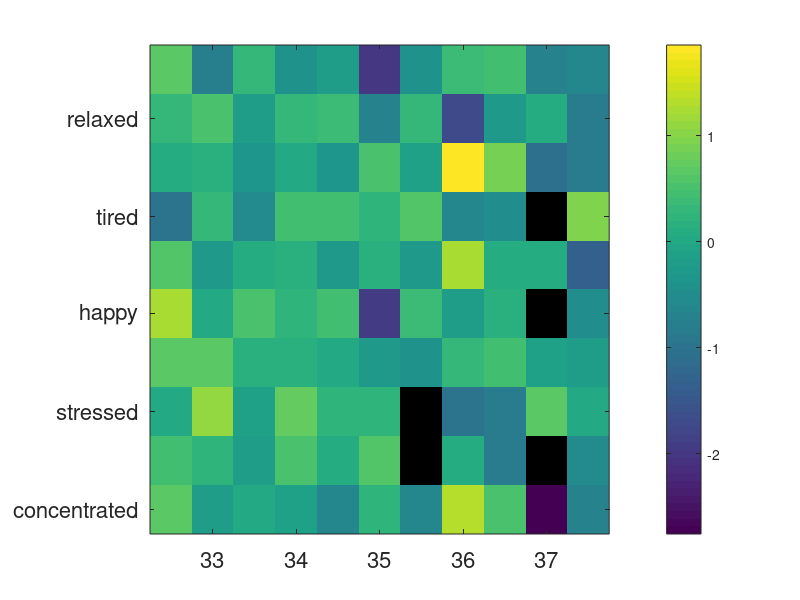
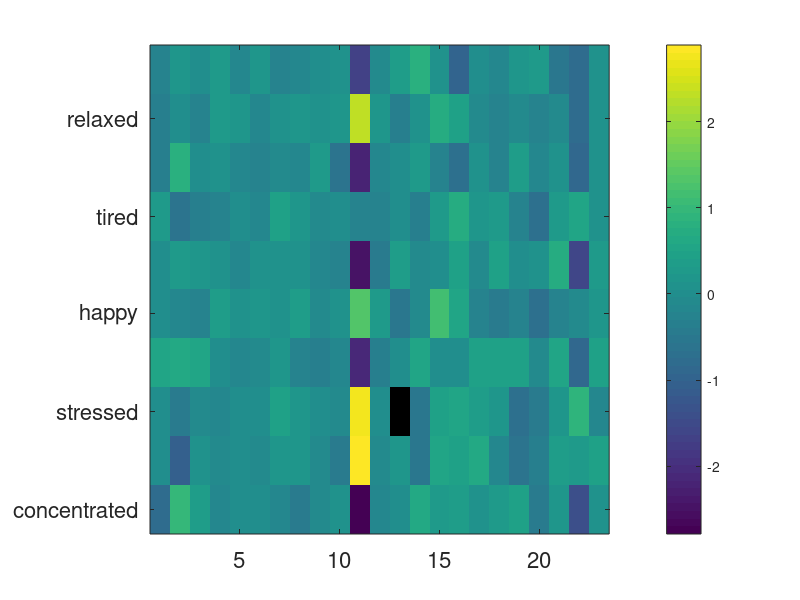

These figures' MATLAB source, in order:
% compare of creative-emotion correlations from esm and drm in both matched
% data and unmatched data
load('mental');
load('match');
load('PandP');
%% compare of creative-emotion correlations from esm and drm in matched data
% calculate individual r
n = length(matched2.idindex);
r_esmcorr = zeros(12,n);
r_drmcorr = zeros(12,n);
for i = 1 : n
    index = find(matched2.id == matched2.idindex(i));
    r_esmcorr(1,i) = matched2.idindex(i);
    r_drmcorr(1,i) = matched2.idindex(i);
    crea_esm = matched2.Q27(index);
    crea_drm = matched2.Q71(index);
    for k = 1 : 11
        eval(['esm = matched2.Q',num2str(k+20),'(index);']);
        eval(['drm = matched2.Q',num2str(k+64),'(index);']);
        r_esmcorr(k+1, i) = corr(crea_esm',esm');
        r_drmcorr(k+1, i) = corr(crea_drm',drm');
    end
end
% pairwised ttest
h_matched = zeros(1, 11);
p_matched = zeros(1, 11);
ci_matched = zeros(2, 11);
t_matched = zeros(1, 11);
df_matched = zeros(1, 11);
sd_matched = zeros(1, 11);
z_r_esmcorr = 1/2 * log( (1 + r_esmcorr(2:end, :)) ./ (1 - r_esmcorr(2:end, :)) );
z_r_drmcorr = 1/2 * log( (1 + r_drmcorr(2:end, :)) ./ (1 - r_drmcorr(2:end, :)) );
% dif_z = abs( z_r_esmcorr-z_r_drmcorr );
for k = 1 : 11
    [h_matched(1,k), p_matched(1,k), ci_matched(:,k), stats] = ttest(z_r_esmcorr(k, :), z_r_drmcorr(k, :));
    %     [h_matched(1,k), p_matched(1,k), ci_matched(:,k), stats] = ttest(dif_z(k, :));
    t_matched(1,k) = stats.tstat;
    df_matched(1,k) = stats.df;
    sd_matched(1,k) = stats.sd;
end
x = matched2.idindex;
y = {'relaxed', 'tired', 'happy', 'stressed', 'concentrated', 'sleepy', 'active', 'angry', 'depressed', 'interested'};
figure;
diff1=z_r_esmcorr-z_r_drmcorr;
diff1(7,:)=[];
imagesc(diff1);
set(gca,'xticklabel', x, 'FontSize',16);
set(gca,'yticklabel', y, 'FontSize',16);
colorbar;

%%  compare of creative-emotion correlations from esm and drm in unmatched data
ids = intersect(esmid, drmid);
% calculate individual r
n = length(ids);
r2_esmcorr = zeros(12,n);
r2_drmcorr = zeros(12,n);
for i = 1 : n
    index = find(mental.esm.ID == ids(i));
    r2_esmcorr(1,i) = ids(i);
    index2 = find(mental.drm_2.ID == ids(i));
    r2_drmcorr(1,i) = ids(i);
    crea_esm = mental.esm.Q27(index);
    crea_drm = mental.drm_2.Q71(index2);
    for k = 1 : 11
        eval(['esm = mental.esm.Q',num2str(k+20),'(index);']);
        eval(['drm = mental.drm_2.Q',num2str(k+64),'(index2);']);
        r2_esmcorr(k+1, i) = corr(crea_esm,esm);
        r2_drmcorr(k+1, i) = corr(crea_drm,drm);
    end
end
% pairwised ttest
h_unmatched = zeros(1, 11);
p_unmatched = zeros(1, 11);
ci_unmatched = zeros(2, 11);
t_unmatched = zeros(1, 11);
df_unmatched = zeros(1, 11);
sd_unmatched = zeros(1, 11);
z_r2_esmcorr = 1/2 * log( (1 + r2_esmcorr(2:end, :)) ./ (1 - r2_esmcorr(2:end, :)) );
z_r2_drmcorr = 1/2 * log( (1 + r2_drmcorr(2:end, :)) ./ (1 - r2_drmcorr(2:end, :)) );
% dif_z2 = abs( z_r2_esmcorr-z_r2_drmcorr );
for k = 1 : 11
    [h_unmatched(1,k), p_unmatched(1,k), ci_unmatched(:,k), stats] = ttest(z_r2_esmcorr(k, :), z_r2_drmcorr(k, :));
    %         [h_unmatched(1,k), p_unmatched(1,k), ci_unmatched(:,k), stats] = ttest(dif_z2(k, :));
    t_unmatched(1,k) = stats.tstat;
    df_unmatched(1,k) = stats.df;
    sd_unmatched(1,k) = stats.sd;
end
x = ids;
y = {'relaxed', 'tired', 'happy', 'stressed', 'concentrated', 'sleepy', 'active', 'angry', 'depressed', 'interested'};
figure;
diff2=z_r2_esmcorr-z_r2_drmcorr;
diff2(7,:)=[];
imagesc(diff2);
% set(gca,'xticklabel', x, 'FontSize',16);
set(gca,'yticklabel', y, 'FontSize',16);
colorbar;
save corresult2  r_esmcorr  r_drmcorr  r2_esmcorr  r2_drmcorr